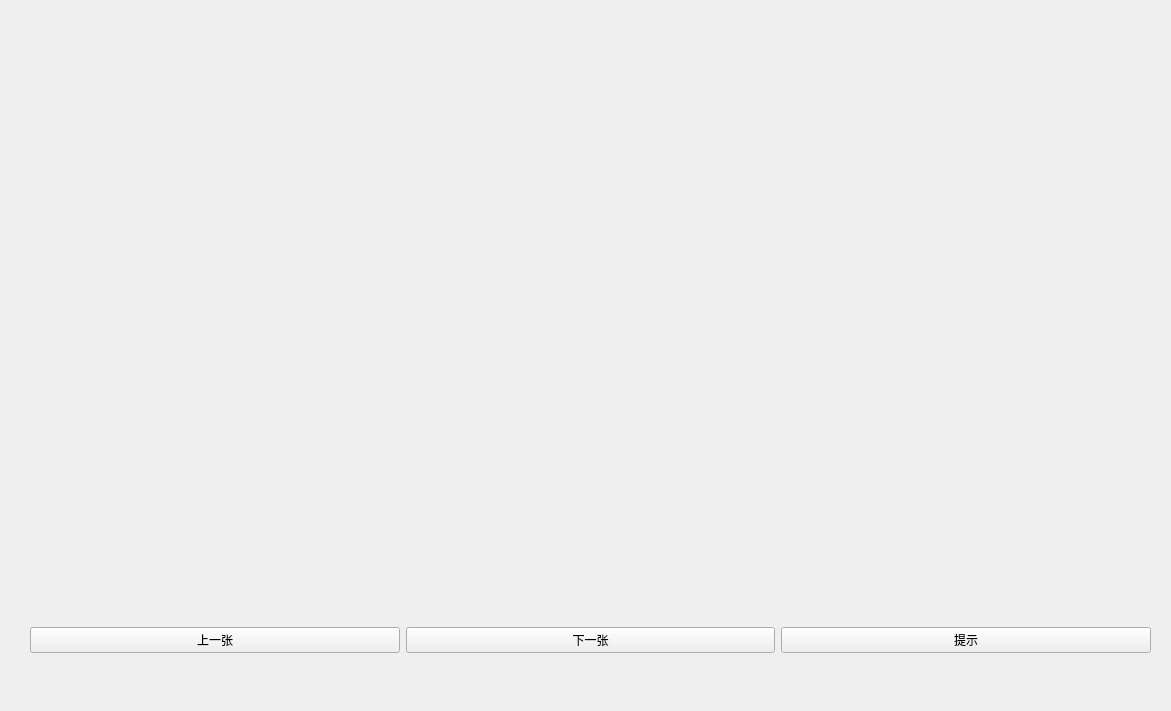
<?xml version="1.0" encoding="UTF-8"?>
<ui version="4.0">
 <class>zhichunlu</class>
 <widget class="QWidget" name="zhichunlu">
  <property name="geometry">
   <rect>
    <x>0</x>
    <y>0</y>
    <width>1171</width>
    <height>711</height>
   </rect>
  </property>
  <property name="windowTitle">
   <string>Form</string>
  </property>
  <widget class="QWidget" name="horizontalLayoutWidget">
   <property name="geometry">
    <rect>
     <x>30</x>
     <y>590</y>
     <width>1121</width>
     <height>101</height>
    </rect>
   </property>
   <layout class="QHBoxLayout" name="horizontalLayout">
    <item>
     <widget class="QPushButton" name="pushButton">
      <property name="text">
       <string>上一张</string>
      </property>
     </widget>
    </item>
    <item>
     <widget class="QPushButton" name="pushButton_3">
      <property name="text">
       <string>下一张</string>
      </property>
     </widget>
    </item>
    <item>
     <widget class="QPushButton" name="pushButton_2">
      <property name="text">
       <string>提示</string>
      </property>
     </widget>
    </item>
   </layout>
  </widget>
  <widget class="QLabel" name="label">
   <property name="geometry">
    <rect>
     <x>20</x>
     <y>14</y>
     <width>1131</width>
     <height>541</height>
    </rect>
   </property>
   <property name="text">
    <string/>
   </property>
  </widget>
 </widget>
 <resources/>
 <connections/>
</ui>
